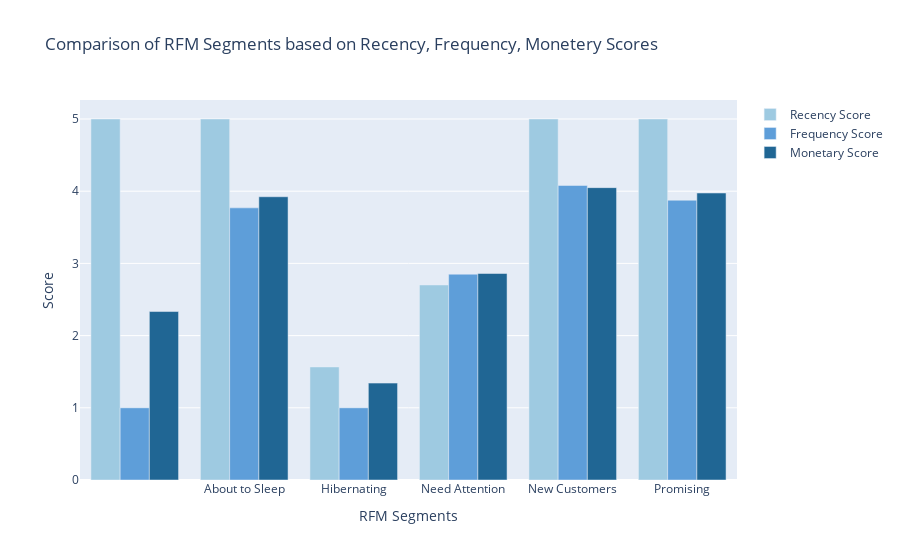

Notebook code cell kept with this figure:
### Code cell
segment_scores = rfm.groupby('RFM_Customer_Segments')[['R', 'F', 'M']].mean().reset_index()
fig = go.Figure()


#Add bar for Recency Score
fig.add_trace(go.Bar(
    x = segment_scores['RFM_Customer_Segments'],
    y = segment_scores['R'],
    name = 'Recency Score',
    marker_color = 'rgb(158, 202, 225)'
))

#Add bar for Frequency Score
fig.add_trace(go.Bar(
    x = segment_scores['RFM_Customer_Segments'],
    y = segment_scores['F'],
    name = 'Frequency Score',
    marker_color = 'rgb(94, 158, 217)'
))

#Add bar for Monetary Score
fig.add_trace(go.Bar(
    x = segment_scores['RFM_Customer_Segments'],
    y = segment_scores['M'],
    name = 'Monetary Score',
    marker_color = 'rgb(32, 102, 148)'
))


# update the layout
fig.update_layout(title = "Comparison of RFM Segments based on Recency, Frequency, Monetery Scores",
                  xaxis_title = "RFM Segments",
                  yaxis_title = "Score",
                  barmode = "group",
                  showlegend = True)

# Display the figure

fig.show()

### Figure 1 — Plotly figure (JSON) as saved in the notebook; plotly's stock layout.template omitted (floating-point values rounded to 4 significant figures)
{"data": [{"marker": {"color": "rgb(158, 202, 225)"}, "name": "Recency Score", "type": "bar", "x": ["", "About to Sleep", "Hibernating", "Need Attention", "New Customers", "Promising"], "y": [5.0, 5.0, 1.566, 2.701, 5.0, 5.0]}, {"marker": {"color": "rgb(94, 158, 217)"}, "name": "Frequency Score", "type": "bar", "x": ["", "About to Sleep", "Hibernating", "Need Attention", "New Customers", "Promising"], "y": [1.0, 3.769, 1.0, 2.851, 4.079, 3.875]}, {"marker": {"color": "rgb(32, 102, 148)"}, "name": "Monetary Score", "type": "bar", "x": ["", "About to Sleep", "Hibernating", "Need Attention", "New Customers", "Promising"], "y": [2.333, 3.923, 1.342, 2.86, 4.05, 3.975]}], "layout": {"barmode": "group", "showlegend": true, "title": {"text": "Comparison of RFM Segments based on Recency, Frequency, Monetery Scores"}, "xaxis": {"title": {"text": "RFM Segments"}}, "yaxis": {"title": {"text": "Score"}}}}
